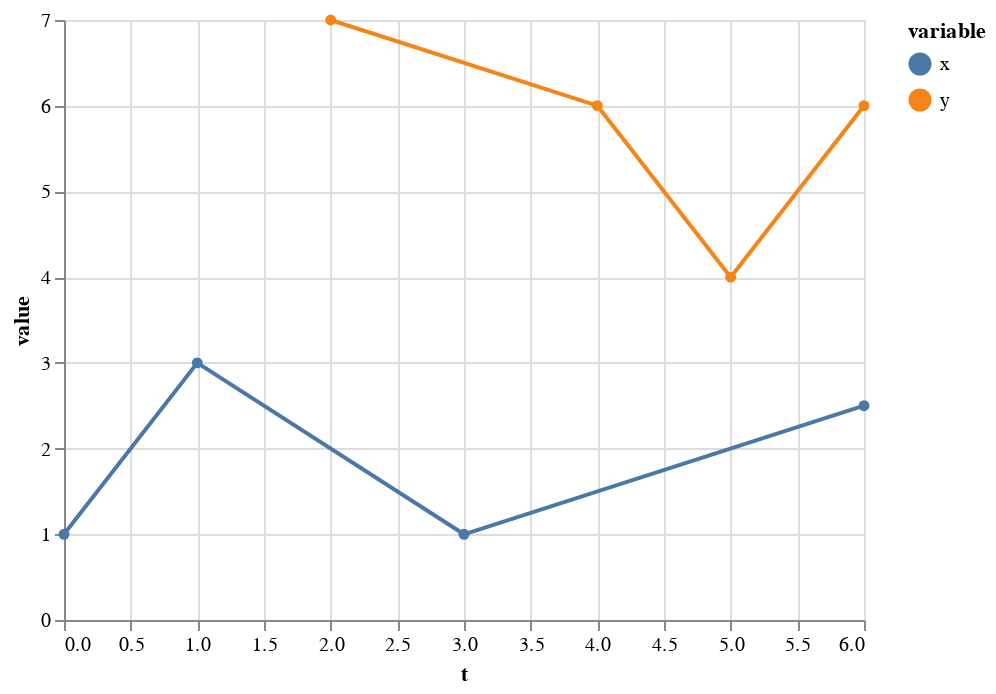

Source (notebook cell):
### Code cell
raw = alt.Chart(dataset).mark_line(point=True).encode(
    x=alt.X('t:Q'),
    y='value:Q',
    color='variable:N'
)
raw

### Figure 1 — Vega-Lite specification as saved in the notebook (floating-point values rounded to 4 significant figures)
{"config": {"view": {"continuousWidth": 400, "continuousHeight": 300}}, "data": {"name": "data-a910457edb04540325e757d8e4afed60"}, "mark": {"type": "line", "point": true}, "encoding": {"color": {"type": "nominal", "field": "variable"}, "x": {"type": "quantitative", "field": "t"}, "y": {"type": "quantitative", "field": "value"}}, "$schema": "https://vega.github.io/schema/vega-lite/v4.8.1.json", "datasets": {"data-a910457edb04540325e757d8e4afed60": [{"t": 0, "variable": "x", "value": 1.0}, {"t": 1, "variable": "x", "value": 3.0}, {"t": 3, "variable": "x", "value": 1.0}, {"t": 6, "variable": "x", "value": 2.5}, {"t": 2, "variable": "y", "value": 7.0}, {"t": 4, "variable": "y", "value": 6.0}, {"t": 5, "variable": "y", "value": 4.0}, {"t": 6, "variable": "y", "value": 6.0}]}}
